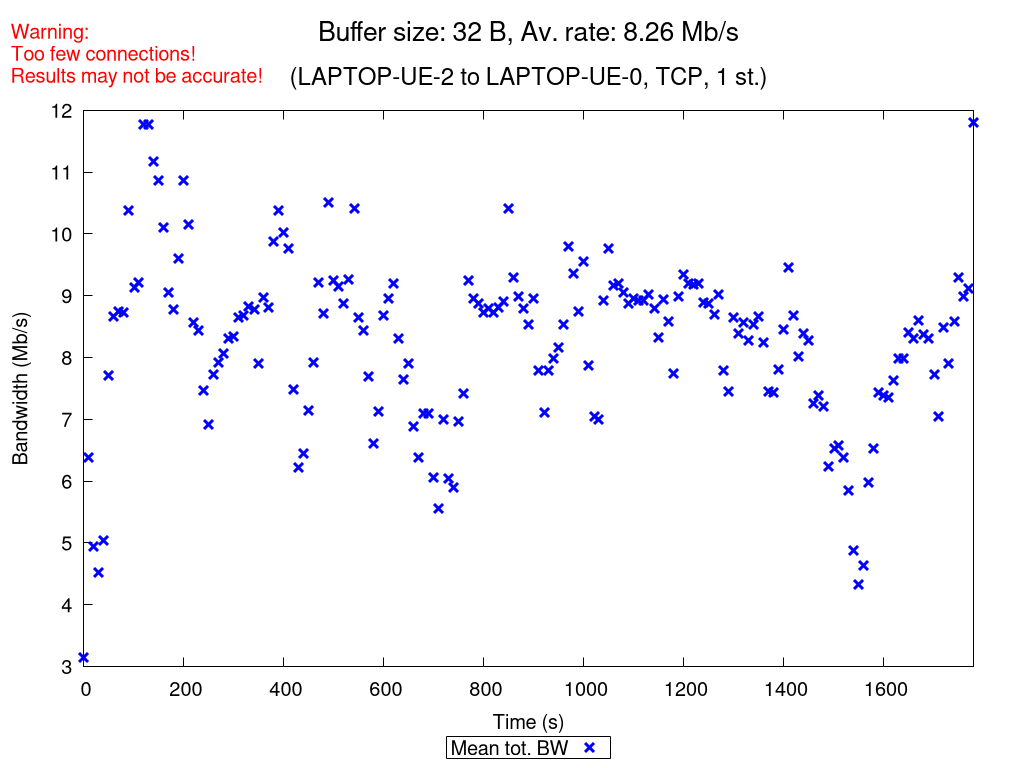

Source code (gnuplot):
set terminal pngcairo nocrop enhanced size 1024,768 font "Verdana,15"
set output "TCP_1_st_2020_10_18_02-06-25_two2one_00032B.png"

set title "{/=20 Buffer size: 32 B, Av. rate: 8.26 Mb/s}\n\n{/=18 (LAPTOP-UE-2 to LAPTOP-UE-0, TCP, 1 st.)}"
set label "Warning:\nToo few connections!\nResults may not be accurate!" at screen 0.01, screen 0.96 tc rgb "red"

set xlabel "Time (s)"
set ylabel "Bandwidth (Mb/s)"
set ytics nomirror
set key bmargin center horizontal box samplen 1 width -1
set bmargin 4.6
set rmargin 4.5

rf = 1000000.0  # rate factor
set style fill transparent solid 0.2 noborder
set autoscale xfix
plot "TCP_1_st_2020_10_18_02-06-25_two2one_00032B_iperf_processed.dat" using 1:($2/rf-$3/rf):($2/rf+$3/rf) with filledcurves lc rgb "blue" notitle, \
     "" using 1:($2/rf) with points pt 2 ps 1.5 lw 3 lc rgb "blue" title "Mean tot. BW", \
